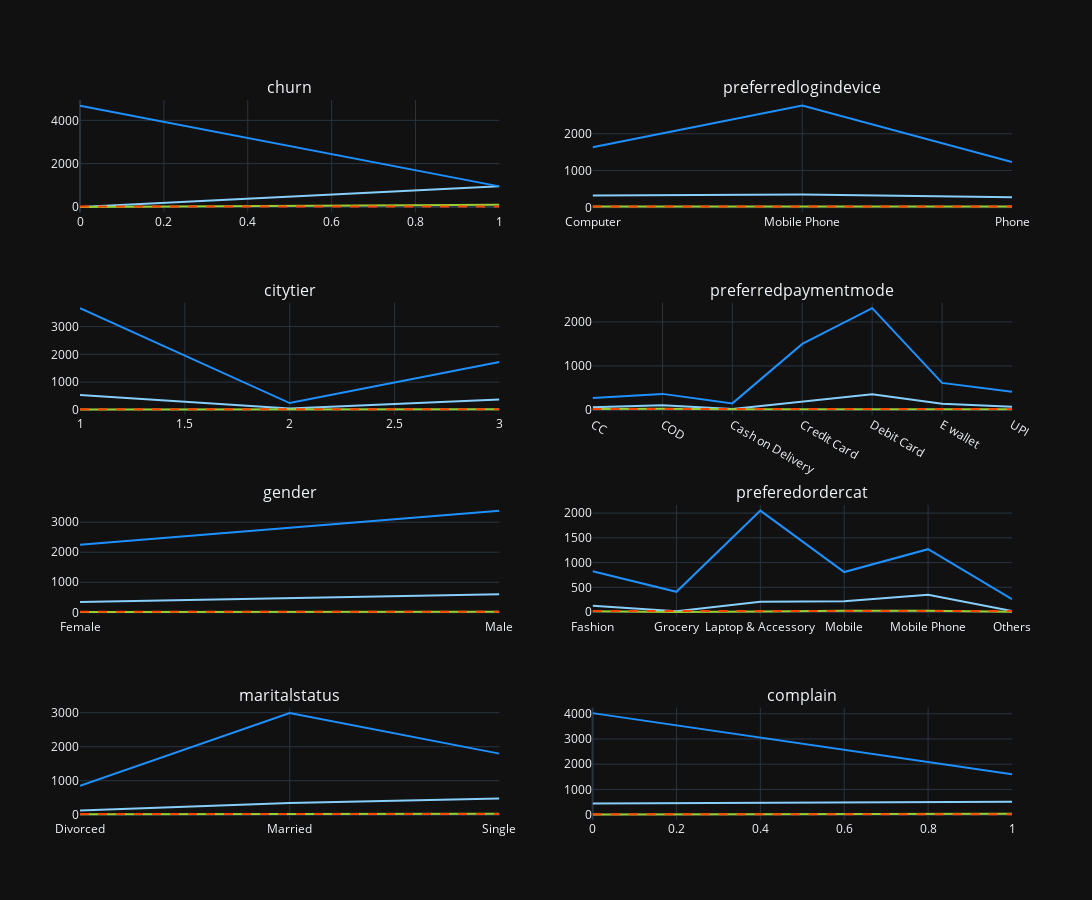

Source (notebook cell):
### Code cell
import plotly.graph_objects as go
from plotly.subplots import make_subplots
import pandas as pd

d = {}

# Running loop for calculating and storing the values in the relevant dataframes
for i in data.columns:
    churn_sum = data.groupby(i).churn.sum().rename('Customers_churned')
    total_customers = data[i].value_counts().rename('Total_Customers')
    perc_of_total_cust = round(data.groupby(i).churn.sum() * 100 / data[i].value_counts(), 2).rename('perc_of_total_cust')
    
    d[i] = pd.concat([churn_sum, total_customers, perc_of_total_cust], axis=1)
    d[i].reset_index(level=0, inplace=True)
    d[i] = d[i].rename(columns={'index': i})

def analysis_chart_plotly(variable):
    if variable not in d:
        raise ValueError(f"Variable '{variable}' not found in the data dictionary.")
    
    data = d[variable]
    
    if data.empty:
        raise ValueError(f"No data available for variable '{variable}'.")

    traces = []

    # Adding the lines for the left y-axis
    traces.append(go.Scatter(x=data[variable], y=data['Customers_churned'],
                             mode='lines', name='Customers churned', line=dict(color='lightskyblue')))
    traces.append(go.Scatter(x=data[variable], y=data['Total_Customers'],
                             mode='lines', name='Total Customers', line=dict(color='dodgerblue')))

    # Adding the line for the right y-axis
    traces.append(go.Scatter(x=data[variable], y=data['perc_of_total_cust'],
                             mode='lines', name='Churn as Percent of total', line=dict(color='yellowgreen'), yaxis='y2'))
    
    # Adding the average customer churn line
    y = [20.25] * len(data[variable])
    traces.append(go.Scatter(x=data[variable], y=y,
                             mode='lines', name='Average customer Churn', line=dict(color='orangered', dash='dash'), yaxis='y2'))

    return traces

# Create subplots
fig = make_subplots(rows=4, cols=2, subplot_titles=cat_data.columns)

for i, col in enumerate(cat_data.columns):
    traces = analysis_chart_plotly(col)
    for trace in traces:
        fig.add_trace(trace, row=i//2+1, col=i%2+1)

fig.update_layout(height=900, width=1400, template='plotly_dark',showlegend=False)
fig.show()

### Figure 1 — Plotly figure (JSON) as saved in the notebook; plotly's stock layout.template omitted (floating-point values rounded to 4 significant figures)
{"data": [{"line": {"color": "lightskyblue"}, "mode": "lines", "name": "Customers churned", "type": "scatter", "x": [0, 1], "xaxis": "x", "y": [0, 948], "yaxis": "y"}, {"line": {"color": "dodgerblue"}, "mode": "lines", "name": "Total Customers", "type": "scatter", "x": [0, 1], "xaxis": "x", "y": [4682, 948], "yaxis": "y"}, {"line": {"color": "yellowgreen"}, "mode": "lines", "name": "Churn as Percent of total", "type": "scatter", "x": [0, 1], "xaxis": "x", "y": [0, 100], "yaxis": "y"}, {"line": {"color": "orangered", "dash": "dash"}, "mode": "lines", "name": "Average customer Churn", "type": "scatter", "x": [0, 1], "xaxis": "x", "y": [20.25, 20.25], "yaxis": "y"}, {"line": {"color": "lightskyblue"}, "mode": "lines", "name": "Customers churned", "type": "scatter", "x": ["Computer", "Mobile Phone", "Phone"], "xaxis": "x2", "y": [324, 348, 276], "yaxis": "y2"}, {"line": {"color": "dodgerblue"}, "mode": "lines", "name": "Total Customers", "type": "scatter", "x": ["Computer", "Mobile Phone", "Phone"], "xaxis": "x2", "y": [1634, 2765, 1231], "yaxis": "y2"}, {"line": {"color": "yellowgreen"}, "mode": "lines", "name": "Churn as Percent of total", "type": "scatter", "x": ["Computer", "Mobile Phone", "Phone"], "xaxis": "x2", "y": [19.83, 12.59, 22.42], "yaxis": "y2"}, {"line": {"color": "orangered", "dash": "dash"}, "mode": "lines", "name": "Average customer Churn", "type": "scatter", "x": ["Computer", "Mobile Phone", "Phone"], "xaxis": "x2", "y": [20.25, 20.25, 20.25], "yaxis": "y2"}, {"line": {"color": "lightskyblue"}, "mode": "lines", "name": "Customers churned", "type": "scatter", "x": [1, 2, 3], "xaxis": "x3", "y": [532, 48, 368], "yaxis": "y3"}, {"line": {"color": "dodgerblue"}, "mode": "lines", "name": "Total Customers", "type": "scatter", "x": [1, 2, 3], "xaxis": "x3", "y": [3666, 242, 1722], "yaxis": "y3"}, {"line": {"color": "yellowgreen"}, "mode": "lines", "name": "Churn as Percent of total", "type": "scatter", "x": [1, 2, 3], "xaxis": "x3", "y": [14.51, 19.83, 21.37], "yaxis": "y3"}, {"line": {"color": "orangered", "dash": "dash"}, "mode": "lines", "name": "Average customer Churn", "type": "scatter", "x": [1, 2, 3], "xaxis": "x3", "y": [20.25, 20.25, 20.25], "yaxis": "y3"}, {"line": {"color": "lightskyblue"}, "mode": "lines", "name": "Customers churned", "type": "scatter", "x": ["CC", "COD", "Cash on Delivery", "Credit Card", "Debit Card", "E wallet", "UPI"], "xaxis": "x4", "y": [59, 105, 23, 193, 356, 140, 72], "yaxis": "y4"}, {"line": {"color": "dodgerblue"}, "mode": "lines", "name": "Total Customers", "type": "scatter", "x": ["CC", "COD", "Cash on Delivery", "Credit Card", "Debit Card", "E wallet", "UPI"], "xaxis": "x4", "y": [273, 365, 149, 1501, 2314, 614, 414], "yaxis": "y4"}, {"line": {"color": "yellowgreen"}, "mode": "lines", "name": "Churn as Percent of total", "type": "scatter", "x": ["CC", "COD", "Cash on Delivery", "Credit Card", "Debit Card", "E wallet", "UPI"], "xaxis": "x4", "y": [21.61, 28.77, 15.44, 12.86, 15.38, 22.8, 17.39], "yaxis": "y4"}, {"line": {"color": "orangered", "dash": "dash"}, "mode": "lines", "name": "Average customer Churn", "type": "scatter", "x": ["CC", "COD", "Cash on Delivery", "Credit Card", "Debit Card", "E wallet", "UPI"], "xaxis": "x4", "y": [20.25, 20.25, 20.25, 20.25, 20.25, 20.25, 20.25], "yaxis": "y4"}, {"line": {"color": "lightskyblue"}, "mode": "lines", "name": "Customers churned", "type": "scatter", "x": ["Female", "Male"], "xaxis": "x5", "y": [348, 600], "yaxis": "y5"}, {"line": {"color": "dodgerblue"}, "mode": "lines", "name": "Total Customers", "type": "scatter", "x": ["Female", "Male"], "xaxis": "x5", "y": [2246, 3384], "yaxis": "y5"}, {"line": {"color": "yellowgreen"}, "mode": "lines", "name": "Churn as Percent of total", "type": "scatter", "x": ["Female", "Male"], "xaxis": "x5", "y": [15.49, 17.73], "yaxis": "y5"}, {"line": {"color": "orangered", "dash": "dash"}, "mode": "lines", "name": "Average customer Churn", "type": "scatter", "x": ["Female", "Male"], "xaxis": "x5", "y": [20.25, 20.25], "yaxis": "y5"}, {"line": {"color": "lightskyblue"}, "mode": "lines", "name": "Customers churned", "type": "scatter", "x": ["Fashion", "Grocery", "Laptop & Accessory", "Mobile", "Mobile Phone", "Others"], "xaxis": "x6", "y": [128, 20, 210, 220, 350, 20], "yaxis": "y6"}, {"line": {"color": "dodgerblue"}, "mode": "lines", "name": "Total Customers", "type": "scatter", "x": ["Fashion", "Grocery", "Laptop & Accessory", "Mobile", "Mobile Phone", "Others"], "xaxis": "x6", "y": [826, 410, 2050, 809, 1271, 264], "yaxis": "y6"}, {"line": {"color": "yellowgreen"}, "mode": "lines", "name": "Churn as Percent of total", "type": "scatter", "x": ["Fashion", "Grocery", "Laptop & Accessory", "Mobile", "Mobile Phone", "Others"], "xaxis": "x6", "y": [15.5, 4.878, 10.24, 27.19, 27.54, 7.576], "yaxis": "y6"}, {"line": {"color": "orangered", "dash": "dash"}, "mode": "lines", "name": "Average customer Churn", "type": "scatter", "x": ["Fashion", "Grocery", "Laptop & Accessory", "Mobile", "Mobile Phone", "Others"], "xaxis": "x6", "y": [20.25, 20.25, 20.25, 20.25, 20.25, 20.25], "yaxis": "y6"}, {"line": {"color": "lightskyblue"}, "mode": "lines", "name": "Customers churned", "type": "scatter", "x": ["Divorced", "Married", "Single"], "xaxis": "x7", "y": [124, 344, 480], "yaxis": "y7"}, {"line": {"color": "dodgerblue"}, "mode": "lines", "name": "Total Customers", "type": "scatter", "x": ["Divorced", "Married", "Single"], "xaxis": "x7", "y": [848, 2986, 1796], "yaxis": "y7"}, {"line": {"color": "yellowgreen"}, "mode": "lines", "name": "Churn as Percent of total", "type": "scatter", "x": ["Divorced", "Married", "Single"], "xaxis": "x7", "y": [14.62, 11.52, 26.73], "yaxis": "y7"}, {"line": {"color": "orangered", "dash": "dash"}, "mode": "lines", "name": "Average customer Churn", "type": "scatter", "x": ["Divorced", "Married", "Single"], "xaxis": "x7", "y": [20.25, 20.25, 20.25], "yaxis": "y7"}, {"line": {"color": "lightskyblue"}, "mode": "lines", "name": "Customers churned", "type": "scatter", "x": [0, 1], "xaxis": "x8", "y": [440, 508], "yaxis": "y8"}, {"line": {"color": "dodgerblue"}, "mode": "lines", "name": "Total Customers", "type": "scatter", "x": [0, 1], "xaxis": "x8", "y": [4026, 1604], "yaxis": "y8"}, {"line": {"color": "yellowgreen"}, "mode": "lines", "name": "Churn as Percent of total", "type": "scatter", "x": [0, 1], "xaxis": "x8", "y": [10.93, 31.67], "yaxis": "y8"}, {"line": {"color": "orangered", "dash": "dash"}, "mode": "lines", "name": "Average customer Churn", "type": "scatter", "x": [0, 1], "xaxis": "x8", "y": [20.25, 20.25], "yaxis": "y8"}], "layout": {"annotations": [{"font": {"size": 16}, "showarrow": false, "text": "churn", "x": 0.225, "xanchor": "center", "xref": "paper", "y": 1, "yanchor": "bottom", "yref": "paper"}, {"font": {"size": 16}, "showarrow": false, "text": "preferredlogindevice", "x": 0.775, "xanchor": "center", "xref": "paper", "y": 1, "yanchor": "bottom", "yref": "paper"}, {"font": {"size": 16}, "showarrow": false, "text": "citytier", "x": 0.225, "xanchor": "center", "xref": "paper", "y": 0.7188, "yanchor": "bottom", "yref": "paper"}, {"font": {"size": 16}, "showarrow": false, "text": "preferredpaymentmode", "x": 0.775, "xanchor": "center", "xref": "paper", "y": 0.7188, "yanchor": "bottom", "yref": "paper"}, {"font": {"size": 16}, "showarrow": false, "text": "gender", "x": 0.225, "xanchor": "center", "xref": "paper", "y": 0.4375, "yanchor": "bottom", "yref": "paper"}, {"font": {"size": 16}, "showarrow": false, "text": "preferedordercat", "x": 0.775, "xanchor": "center", "xref": "paper", "y": 0.4375, "yanchor": "bottom", "yref": "paper"}, {"font": {"size": 16}, "showarrow": false, "text": "maritalstatus", "x": 0.225, "xanchor": "center", "xref": "paper", "y": 0.1562, "yanchor": "bottom", "yref": "paper"}, {"font": {"size": 16}, "showarrow": false, "text": "complain", "x": 0.775, "xanchor": "center", "xref": "paper", "y": 0.1562, "yanchor": "bottom", "yref": "paper"}], "height": 900, "showlegend": false, "width": 1400, "xaxis": {"anchor": "y", "domain": [0, 0.45]}, "xaxis2": {"anchor": "y2", "domain": [0.55, 1]}, "xaxis3": {"anchor": "y3", "domain": [0, 0.45]}, "xaxis4": {"anchor": "y4", "domain": [0.55, 1]}, "xaxis5": {"anchor": "y5", "domain": [0, 0.45]}, "xaxis6": {"anchor": "y6", "domain": [0.55, 1]}, "xaxis7": {"anchor": "y7", "domain": [0, 0.45]}, "xaxis8": {"anchor": "y8", "domain": [0.55, 1]}, "yaxis": {"anchor": "x", "domain": [0.8438, 1]}, "yaxis2": {"anchor": "x2", "domain": [0.8438, 1]}, "yaxis3": {"anchor": "x3", "domain": [0.5625, 0.7188]}, "yaxis4": {"anchor": "x4", "domain": [0.5625, 0.7188]}, "yaxis5": {"anchor": "x5", "domain": [0.2812, 0.4375]}, "yaxis6": {"anchor": "x6", "domain": [0.2812, 0.4375]}, "yaxis7": {"anchor": "x7", "domain": [0, 0.1562]}, "yaxis8": {"anchor": "x8", "domain": [0, 0.1562]}}}
